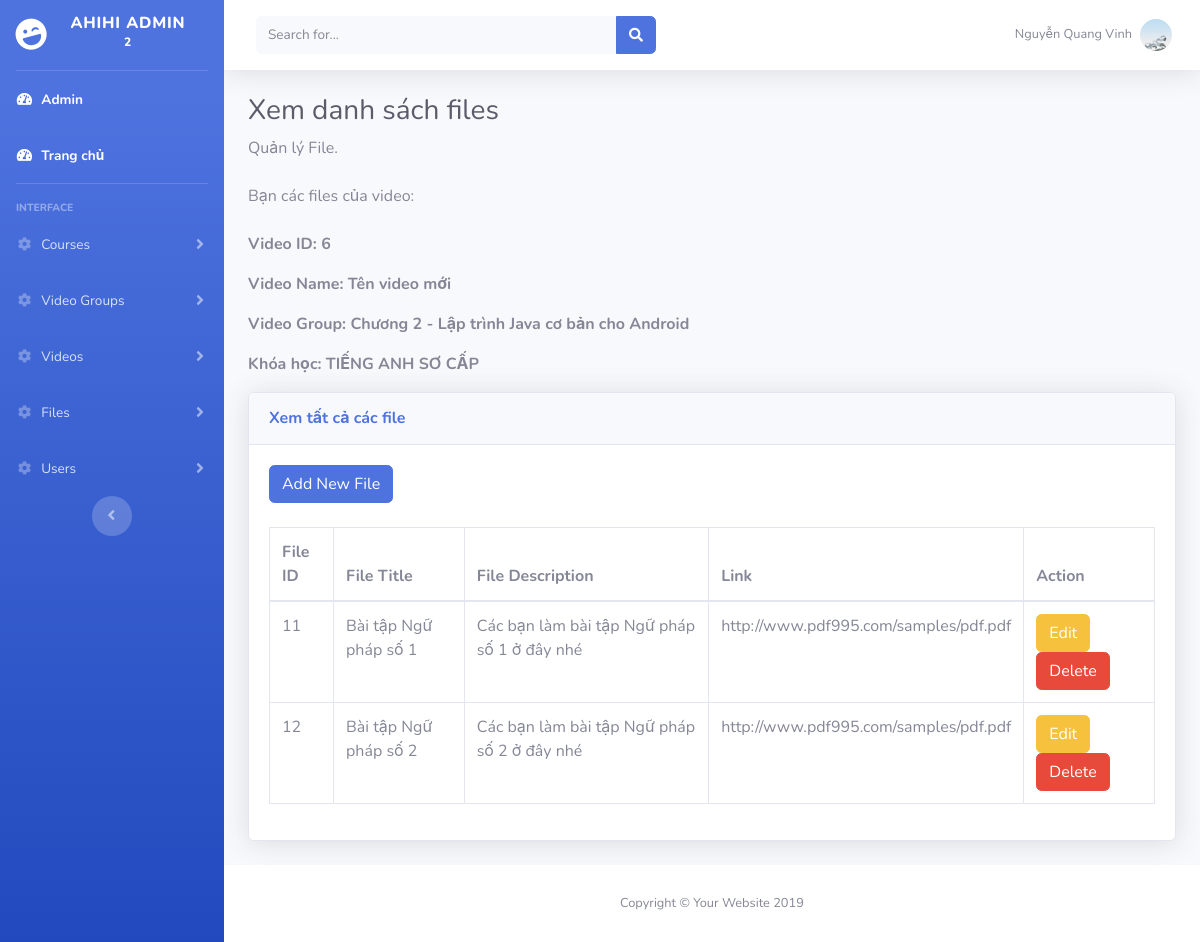
The app's page /horizontal/admin/pages/files/files_view.php?video_id=6 (signed in) with its own data.
### tables this page shows
CREATE TABLE `videos` (
  `id` int(11) UNSIGNED NOT NULL,
  `title` varchar(255) NOT NULL,
  `thumbnail` text NOT NULL,
  `description` text NOT NULL,
  `link` text NOT NULL,
  `duration` int(4) UNSIGNED NOT NULL,
  `video_order` int(3) UNSIGNED NOT NULL DEFAULT 0,
  `video_group_id` int(4) UNSIGNED NOT NULL
);

CREATE TABLE `video_groups` (
  `id` int(4) UNSIGNED NOT NULL,
  `course_id` int(2) UNSIGNED NOT NULL,
  `name` varchar(255) NOT NULL,
  `video_group_order` int(2) UNSIGNED NOT NULL
);

CREATE TABLE `courses` (
  `id` int(2) UNSIGNED NOT NULL,
  `topic` varchar(20) NOT NULL,
  `type` varchar(20) NOT NULL,
  `name` varchar(80) NOT NULL,
  `slug` varchar(80) NOT NULL,
  `short_description` varchar(255) NOT NULL,
  `long_description` text NOT NULL,
  `thumbnail` varchar(255) NOT NULL,
  `old_price` double DEFAULT NULL,
  `price` double DEFAULT NULL,
  `remaining_slots` int(3) DEFAULT NULL,
  `inner_description` varchar(50) NOT NULL,
  `course_order` int(2) UNSIGNED NOT NULL DEFAULT 0,
  `user_id` int(2) UNSIGNED NOT NULL,
  `is_active` int(1) UNSIGNED NOT NULL DEFAULT 1
);

CREATE TABLE `files` (
  `id` int(11) UNSIGNED NOT NULL,
  `title` varchar(255) NOT NULL,
  `description` text NOT NULL,
  `link` text NOT NULL,
  `video_id` int(11) UNSIGNED NOT NULL
);

### horizontal/admin/includes/classes/Video.php (called while the page is built, shortened)
<?php
class Video {
    private $db;
    public function __construct($db)
    {
        $this->db = $db;
    }
    public function get_video_by_id($video_id) {
        $sql = "SELECT * FROM videos WHERE id = '$video_id'";
        return $this->db->query($sql)->fetch();
    }
}
?>

### horizontal/admin/includes/classes/VideoGroup.php (called while the page is built, shortened)
<?php
class VideoGroup {
    private $db;
    public function __construct($db)
    {
        $this->db = $db;
    }
    public function get_video_group_by_id($video_group_id) {
        $sql = "SELECT * FROM video_groups WHERE id = '$video_group_id'";
        return $this->db->query($sql)->fetch();
    }
}
?>

### horizontal/admin/includes/classes/Course.php (called while the page is built, shortened)
<?php
class Course {
    private $db;
    public function __construct($db)
    {
        $this->db = $db;
    }
    public function get_course_by_id($courseId) {
        $sql = "SELECT * FROM courses where id = '$courseId'";
        return $this->db->query($sql)->fetch();
    }
}
?>

### horizontal/admin/includes/classes/File.php (called while the page is built, shortened)
<?php
class File {
    private $db;
    public function __construct($db)
    {
        $this->db = $db;
    }
    public function get_files_by_video_id($video_id)
    {
        $sql = "SELECT * FROM files WHERE video_id = $video_id";
        return $this->db->query($sql)->fetchAll();
    }
}
?>

### horizontal/admin/pages/files/files_view.php (the view, shortened to what this page needs)
<?php
include("../../../includes/connect_db.php");
include("../../includes/classes/Course.php");
include("../../includes/classes/VideoGroup.php");
include("../../includes/classes/Video.php");
include("../../includes/classes/File.php");
if (isset($_GET['video_id'])) {
    $video_id = $_GET['video_id'];
} else {
    echo "Vui lòng chọn video";
}
$video_obj = new Video($db);
$current_video = $video_obj->get_video_by_id($video_id);
$video_group_obj = new VideoGroup($db);
$current_video_group = $video_group_obj->get_video_group_by_id($current_video['video_group_id']);
$course_obj = new Course($db);
$current_course = $course_obj->get_course_by_id($current_video_group['course_id']);
$file_obj = new File($db);
$all_files__by_video_id_arr = $file_obj->get_files_by_video_id($video_id);
?>
<?php include("../../partials/header.php"); ?>
<?php include("../../partials/sidebar.php"); ?>
<?php include("../../partials/topbar.php") ?>
    <h1 class="h3 mb-2 text-gray-800">Xem danh sách files</h1>
    <p class="mb-4">Quản lý File</a>.</p>
    <p class="mb-4">Bạn các files của video:</p>
    <p><strong>Video ID: <?= $current_video['id'] ?></strong></p>
    <p><strong>Video Name: <?= $current_video['title'] ?></strong></p>
    <p><strong>Video Group: <?= $current_video_group['name'] ?></strong></p>
    <p><strong>Khóa học: <?= $current_course['name'] ?></strong></p>
    <div class="card shadow mb-4">
        <div class="card-header py-3">
            <h6 class="m-0 font-weight-bold text-primary">Xem tất cả các file</h6>
        </div>
        <div class="card-body">
            <div class="table-responsive">
                <table class="table table-bordered" id="dataTable" width="100%" cellspacing="0">
                    <a class="btn btn-primary mb-4" href="files_add.php?video_id=<?= $current_video['id'] ?>">Add New File</a>
                    <thead>
                    <tr>
                        <th>File ID</th>
                        <th>File Title</th>
                        <th>File Description</th>
                        <th>Link</th>
                        <th>Action</th>
                    </tr>
                    </thead>
                    <tbody>
                    <?php
                    foreach ($all_files__by_video_id_arr as $file):
                        ?>
                        <tr>
                            <td><?= $file['id'] ?></td>
                            <td><?= $file['title'] ?></td>
                            <td><?= $file['description'] ?></td>
                            <td><?= $file['link'] ?></td>
                            <td>
                                <a class="btn btn-warning" href="files_edit.php?id=<?= $file['id'] ?>">Edit</a>
                                <a href="files_delete.php?id=<?= $file['id'] ?>" class="btn btn-danger"
                                   onclick="return confirm('Bạn có chắc muốn xóa không ?');">Delete</a>
                            </td>
                        </tr>
                    <?php endforeach; ?>
                    </tbody>
                </table>
            </div>
        </div>
    </div>
<?php include("../../partials/footer.php") ?>

### records on screen
videos: id "6", title "Tên video mới"
video_groups: name "Chương 2 - Lập trình Java cơ bản cho Android"
courses: name "TIẾNG ANH SƠ CẤP"
files: id "11", title "Bài tập Ngữ pháp số 1", description "Các bạn làm bài tập Ngữ pháp số 1 ở đây nhé", link "http://www.pdf995.com/samples/pdf.pdf"
files: id "12", title "Bài tập Ngữ pháp số 2", description "Các bạn làm bài tập Ngữ pháp số 2 ở đây nhé", link "http://www.pdf995.com/samples/pdf.pdf"

### other values on screen
$_SESSION['user']['full_name'] "Nguyễn Quang Vinh"
